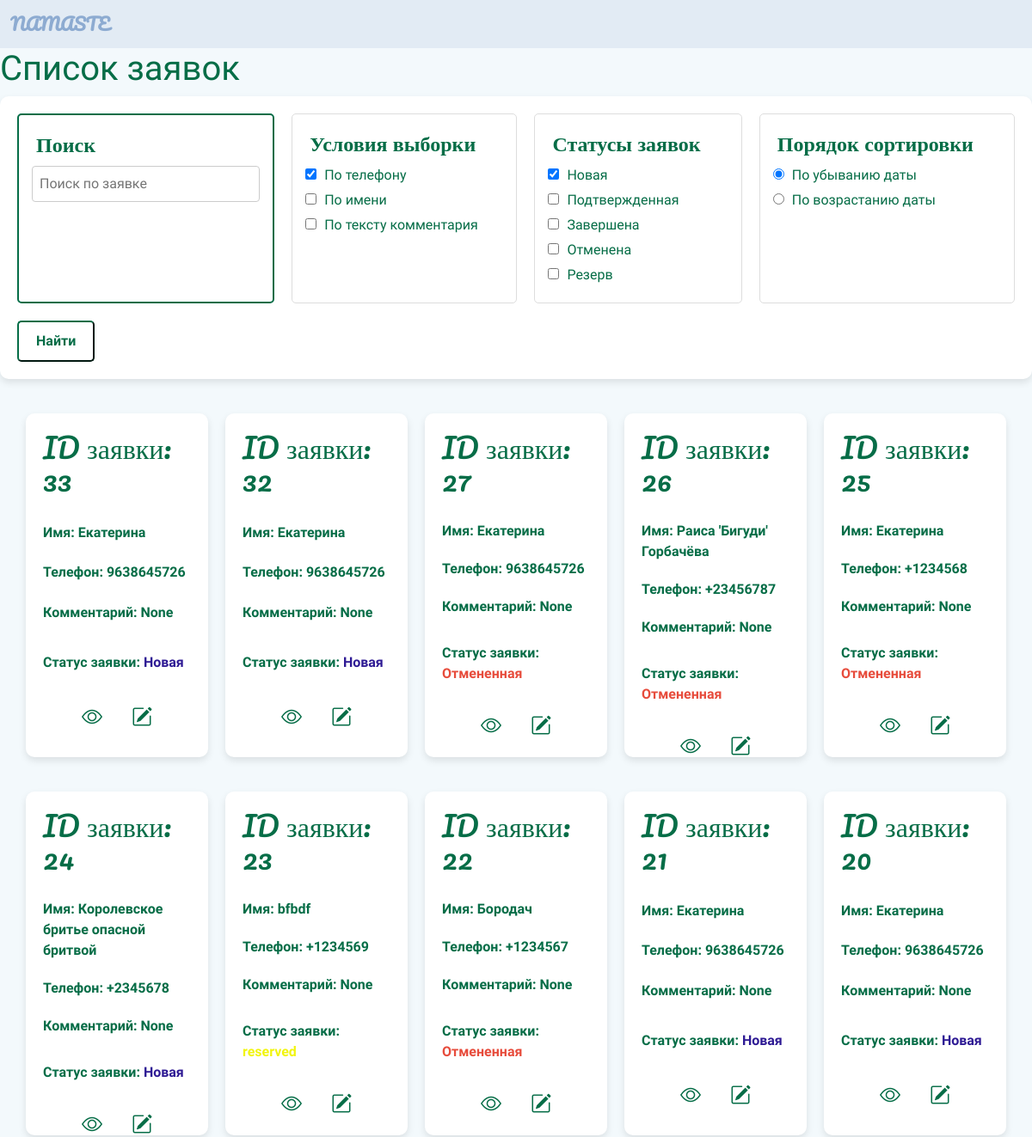
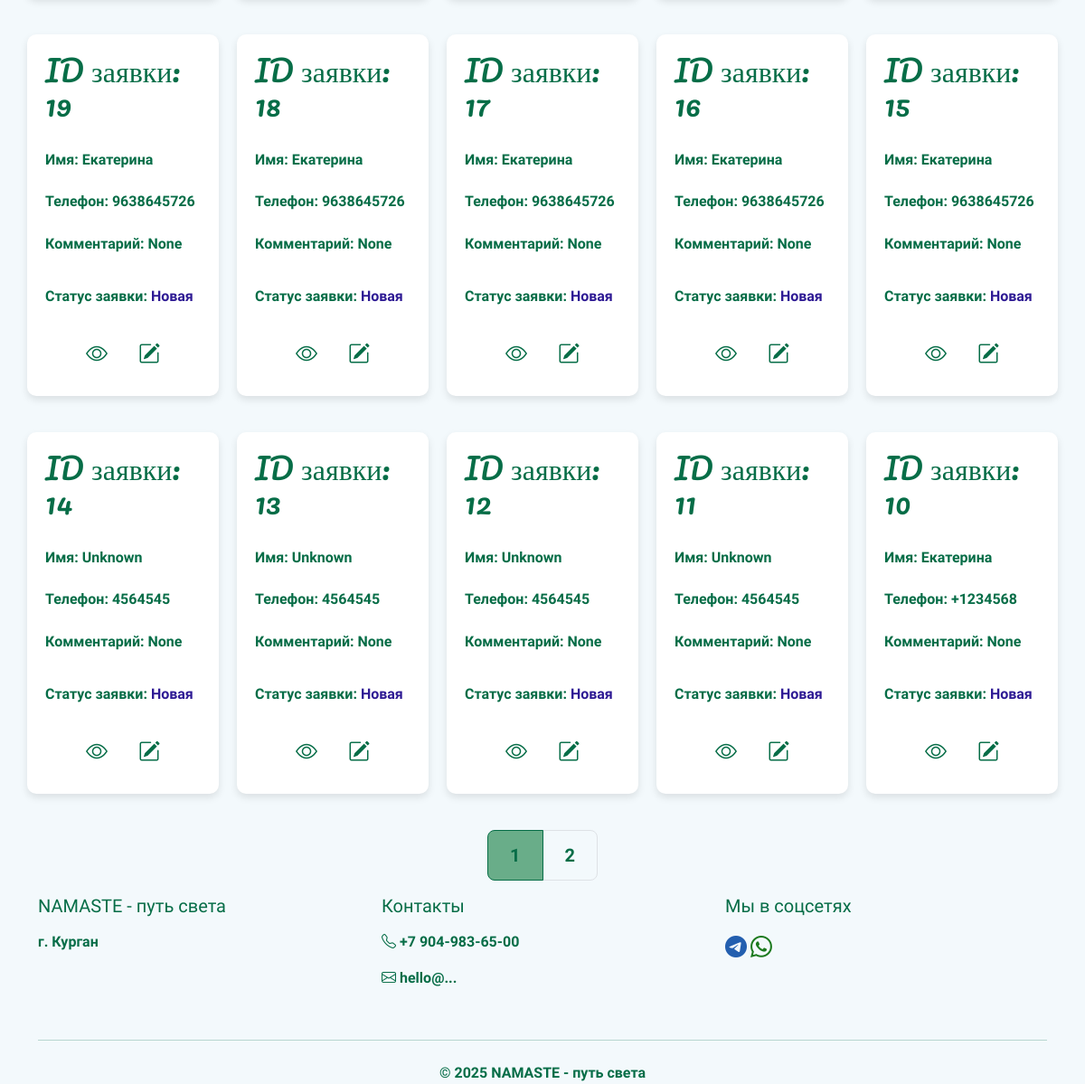
The app's page /applications/ with its own data (2 pictures, top to bottom).
### core/models.py (models this page shows, shortened)
class Application(models.Model):
    STATUS_CHOICES = (
        ("new", "Новая"),
        ("confirmed", "Подтвержденная"),
        ("completed", "Завершенная"),
        ("canceled", "Отмененная"),
        ( "reserve", "Резерв")
    )
    name = models.CharField(max_length=100, verbose_name="Имя")
    phone = models.CharField(max_length=20, verbose_name="Телефон")
    comment = models.CharField(max_length=500, null=True, blank=True, verbose_name="Комментарий")
    status = models.CharField(choices=STATUS_CHOICES, default="new", max_length=20, verbose_name="Статус")
    date_created = models.DateTimeField(auto_now_add=True, null=True, blank=True, verbose_name="Дата создания")
    date_updated = models.DateTimeField(auto_now=True, null=True, blank=True, verbose_name="Дата обновления")
    schedule = models.ForeignKey(Schedule, blank=True, null=True, on_delete=models.CASCADE)
    class Meta:
        verbose_name = "Запись"
        verbose_name_plural = "Записи"

### core/views.py (the view, shortened to what this page needs)
# urls.py: path("applications/", ApplicationsListView.as_view(), name="all-applications"),
class ApplicationsListView(ListView):
    model = Application
    template_name = "applications_list.html"
    context_object_name = "applications"
    paginate_by = 20
    def get_queryset(self):
        queryset = super().get_queryset()
        search_query = self.request.GET.get("q", "")
        checkbox_name = self.request.GET.get("search_by_name", "")
        checkbox_phone = self.request.GET.get("search_by_phone", "")
        checkbox_comment = self.request.GET.get("search_by_comment", "")
        checkbox_status_new = self.request.GET.get("status_new", "")
        checkbox_status_confirmed = self.request.GET.get("status_confirmed", "")
        checkbox_status_completed = self.request.GET.get("status_completed", "")
        checkbox_status_canceled = self.request.GET.get("status_canceled", "")
        checkbox_status_reserved = self.request.GET.get("status_reserved", "")
        order_by_date = self.request.GET.get("order_by_date", "desc")
        search_q = Q()
        status_q = Q()
        if checkbox_status_new:
            status_q |= Q(status="new")
        if checkbox_status_confirmed:
            status_q |= Q(status="confirmed")
        if checkbox_status_completed:
            status_q |= Q(status="completed")
        if checkbox_status_canceled:
            status_q |= Q(status="canceled")
        if checkbox_status_reserved:
            status_q |= Q(status="reserved")
        ordering = "-date_created" if order_by_date == "desc" else "date_created"
        orders = (queryset.filter(search_q & status_q).order_by(ordering))
        return orders
    def get_context_data(self, **kwargs):
        context = super().get_context_data(**kwargs)
        get_params = self.request.GET.copy()
        if 'page' in get_params:
            del get_params['page']
        context['get_params'] = get_params.urlencode()
        return context

### templates/applications_list.html (shortened to what this page needs)
{% extends "base.html" %}
{% block content %}
<h1>Список заявок</h1>
<form action="" method="get" class="search-form">
    <fieldset class="fieldset-highlight">
        <legend>Поиск</legend>
        <input type="text" name="q" placeholder="Поиск по заявке" value="{{ request.GET.q }}">
    </fieldset>
    <fieldset class="options">
        <legend>Условия выборки</legend>
        <label><input type="checkbox" name="search_by_phone" {% if request.GET.search_by_phone or 'q' not in request.GET %}checked{% endif %}> По телефону</label>
        <label><input type="checkbox" name="search_by_name" {% if request.GET.search_by_name %}checked{% endif %}> По имени</label>
        <label><input type="checkbox" name="search_by_comment" {% if request.GET.search_by_comment %}checked{% endif %}> По тексту комментария</label>
    </fieldset>
    <fieldset class="options">
        <legend>Статусы заявок</legend>
        <label><input type="checkbox" name="status_new" {% if request.GET.status_new or 'q' not in request.GET %}checked{% endif %}> Новая</label>
        <label><input type="checkbox" name="status_confirmed" {% if request.GET.status_confirmed %}checked{% endif %}> Подтвержденная</label>
        <label><input type="checkbox" name="status_completed" {% if request.GET.status_completed %}checked{% endif %}> Завершена</label>
        <label><input type="checkbox" name="status_canceled" {% if request.GET.status_canceled %}checked{% endif %}> Отменена</label>
        <label><input type="checkbox" name="status_reserved" {% if request.GET.status_reserved %}checked{% endif %}> Резерв</label>
    </fieldset>
    <fieldset class="options">
        <legend>Порядок сортировки</legend>
        <label><input type="radio" name="order_by_date" value="desc" {% if request.GET.order_by_date == 'desc' or 'q' not in request.GET %}checked{% endif %}> По убыванию даты</label>
        <label><input type="radio" name="order_by_date" value="asc" {% if request.GET.order_by_date == 'asc' %}checked{% endif %}> По возрастанию даты</label>
    </fieldset>
    <button type="submit">Найти</button>
</form>
<div class="flex-container">
    {% for application in applications %}
        {% include "include_application_card.html" with application=application %}
    {% endfor %}
</div>
    {% if page_obj.has_other_pages %}
        <nav aria-label="...">
            <ul class="pagination pagination-lg justify-content-center">
                {% for page in page_obj.paginator.page_range %}
                {% if page == page_obj.number %}
                   <li class="page-item active" aria-current="page">
                        <span class="page-link">{{ page }}</span>
                    </li>
                {% else %}
                   <li class="page-item"><a class="page-link" href="?{% if get_params %}{{ get_params }}&{% endif %}page={{ page }}">{{ page }}</a></li>
                {% endif %}
                {% endfor %}
            </ul>
        </nav>
    {% endif %}
{% endblock content %}

### templates/include_application_card.html (shortened to what this page needs)
        <div class="flex-card">
            <h2>ID заявки: {{ application.id }}</h2>
            <p>Имя: {{ application.name }}</p>
            <p>Телефон: {{ application.phone }}</p>
            <p>Комментарий: {{ application.comment }}</p>
            <div class="schedules">
            </div>
            <p>Статус заявки: <span class="{{ application.status }}">{{ application.get_status_display }}</span></p>
            <div class="card-actions">
                <a href="{% url 'application' application.id %}" class="btn btn-icon" title="Детали">
                    <i class="bi bi-eye"></i>
                </a>
                <a href="{% url 'application-update' application.id %}" class="btn btn-icon" title="Редактировать">
                    <i class="bi bi-pencil-square"></i>
                </a>
            </div>
        </div>

### static/css/main.css (style rules this page uses)
:root { --bs-body-bg: #f3f9fc; --brand-blue: #e2ebf4; --font-family-heading: 'Pacifico', cursive; --color: #066d47; }
body { font-family: 'Marck Script', cursive; font-weight: bold; color: #066d47; }
.new { color: #2e1a94; font-weight: bold; }
.canceled { color: #e74c3c; font-weight: bold; }
.reserved { color: #f1f50f; font-weight: bold; }
.search-form { background-color: white; padding: 20px; border-radius: 10px; box-shadow: 0 4px 8px rgba(0, 0, 0, 0.1); margin-bottom: 20px; display: flex; flex-wrap: wrap; gap: 20px; align-items: stretch; }
.search-form fieldset { border: 1px solid #ddd; border-radius: 5px; padding: 15px; margin: 0; min-width: 200px; flex-grow: 1; display: flex; flex-direction: column; }
.search-form .fieldset-highlight { border-color: var(--brand-gold) !important; border-width: 2px; }
.search-form legend { font-weight: bold; color: var(--brand-sepia); padding: 0 5px; font-family: var(--font-family-heading); }
.search-form input[type="text"] { width: 100%; padding: 8px; border: 1px solid #ccc; border-radius: 4px; box-sizing: border-box; }
.search-form .options label { display: block; margin-bottom: 5px; font-weight: normal; }
.search-form .options input { margin-right: 5px; }
.search-form button { background-color: var(--brand-gold); color: #066d47; padding: 10px 20px; border-radius: 5px; border-color: #066d47; cursor: pointer; align-self: center; height: fit-content; font-weight: 600; }
.flex-container { display: flex; flex-wrap: wrap; gap: 20px; justify-content: center; padding: 20px; }
.flex-card { background-color: white; border-radius: 10px; box-shadow: 0 4px 8px rgba(0, 0, 0, 0.1); padding: 20px; width: calc(20% - 20px); height: 400px; transition: transform 0.3s ease; border: 1px solid var(--brand-gold); margin-bottom: 20px; display: flex; flex-direction: column; justify-content: space-between; overflow: hidden; }
.flex-card > * { flex: 1 0 auto; }
.flex-card { display: flex; flex-direction: column; justify-content: space-between; }
.card-actions { display: flex; justify-content: center; gap: 10px; margin-top: auto; padding-top: 15px; }
.btn-icon { background: none; border: none; font-size: 1.5rem; color: var(--brand-sepia); transition: color 0.3s ease; }
.flex-card h2 { margin-top: 0; color: var(--brand-sepia); border-bottom: 2px solid var(--brand-gold); padding-bottom: 10px; font-family: var(--font-family-heading); }
.flex-card p { margin: 10px 0; }
.flex-container > .flex-card:nth-last-child(-n+4) { margin-bottom: 0; }
.pagination > .page-item > .page-link { color: var(--brand-green); }
.pagination > .page-item.active > .page-link, .pagination > .page-item.active > .page-link:hover, .pagination > .page-item.active > .page-link:focus { background-color: #69ad89; border-color: var(--brand-green); color: var(--brand-green); z-index: 3; }
.schedules { background-color: var(--brand-gold); color: white; padding: 5px 10px; border-radius: 20px; font-size: 0.9em; font-weight: 500; }

### records on screen
Application: id "33", name "Екатерина", phone "9638645726", comment "None", status "Новая"
Application: id "32", name "Екатерина", phone "9638645726", comment "None", status "Новая"
Application: id "27", name "Екатерина", phone "9638645726", comment "None", status "Отмененная"
Application: id "26", name "Раиса 'Бигуди' Горбачёва", phone "+23456787", comment "None", status "Отмененная"
Application: id "25", name "Екатерина", phone "+1234568", comment "None", status "Отмененная"
Application: id "24", name "Королевское бритье опасной бритвой", phone "+2345678", comment "None", status "Новая"
Application: id "23", name "bfbdf", phone "+1234569", comment "None", status "reserved"
Application: id "22", name "Бородач", phone "+1234567", comment "None", status "Отмененная"
Application: id "21", name "Екатерина", phone "9638645726", comment "None", status "Новая"
Application: id "20", name "Екатерина", phone "9638645726", comment "None", status "Новая"
Application: id "19", name "Екатерина", phone "9638645726", comment "None", status "Новая"
Application: id "18", name "Екатерина", phone "9638645726", comment "None", status "Новая"
Application: id "17", name "Екатерина", phone "9638645726", comment "None", status "Новая"
Application: id "16", name "Екатерина", phone "9638645726", comment "None", status "Новая"
Application: id "15", name "Екатерина", phone "9638645726", comment "None", status "Новая"
Application: id "14", name "Unknown", phone "4564545", comment "None", status "Новая"
Application: id "13", name "Unknown", phone "4564545", comment "None", status "Новая"
Application: id "12", name "Unknown", phone "4564545", comment "None", status "Новая"
Application: id "11", name "Unknown", phone "4564545", comment "None", status "Новая"
Application: id "10", name "Екатерина", phone "+1234568", comment "None", status "Новая"

### other values on screen
{{ page }} "1"
{{ page }} "2"
